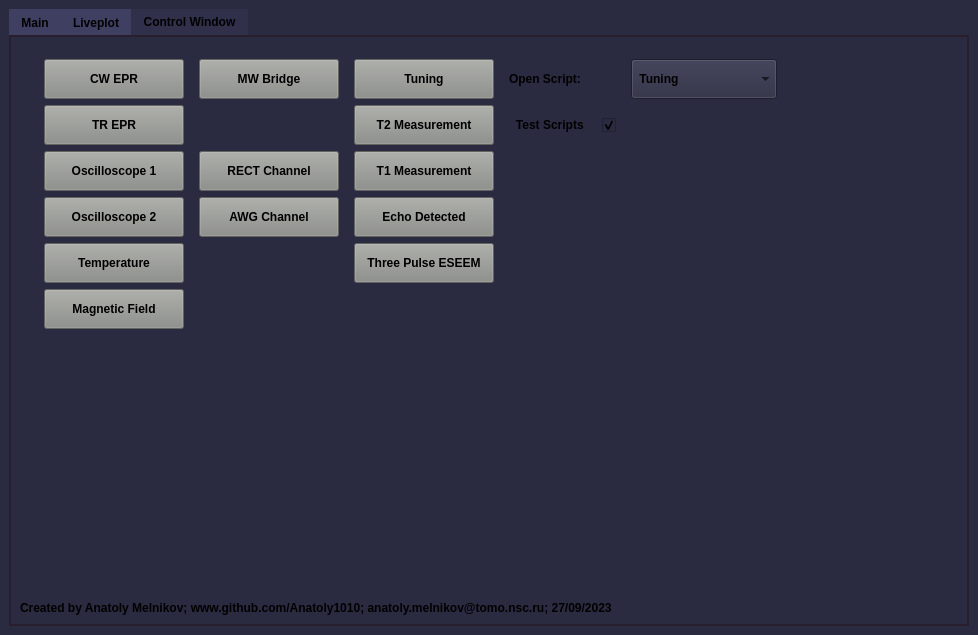
<?xml version="1.0" encoding="UTF-8"?>
<ui version="4.0">
 <class>MainWindow</class>
 <widget class="QMainWindow" name="MainWindow">
  <property name="geometry">
   <rect>
    <x>0</x>
    <y>0</y>
    <width>978</width>
    <height>635</height>
   </rect>
  </property>
  <property name="sizePolicy">
   <sizepolicy hsizetype="Expanding" vsizetype="Expanding">
    <horstretch>0</horstretch>
    <verstretch>0</verstretch>
   </sizepolicy>
  </property>
  <property name="minimumSize">
   <size>
    <width>0</width>
    <height>0</height>
   </size>
  </property>
  <property name="font">
   <font>
    <family>Arial</family>
    <weight>75</weight>
    <bold>true</bold>
   </font>
  </property>
  <property name="windowTitle">
   <string>Atomize - Split your spectrometer apart!</string>
  </property>
  <property name="styleSheet">
   <string notr="true">background-color: rgb(42,42,64);</string>
  </property>
  <widget class="QWidget" name="centralwidget">
   <layout class="QGridLayout" name="gridLayout">
    <item row="0" column="1">
     <widget class="QTabWidget" name="tabwidget">
      <property name="font">
       <font>
        <weight>75</weight>
        <bold>true</bold>
       </font>
      </property>
      <property name="focusPolicy">
       <enum>Qt::TabFocus</enum>
      </property>
      <property name="styleSheet">
       <string notr="true">QTabWidget::pane {
    border: 1.5px solid rgb(40, 30, 45 );
}
QTabBar::tab {
	background: rgb(63, 63, 97 );
}
QTabBar::tab:selected {
    background: rgb(48, 48, 75);
}</string>
      </property>
      <property name="tabShape">
       <enum>QTabWidget::Rounded</enum>
      </property>
      <property name="currentIndex">
       <number>2</number>
      </property>
      <property name="iconSize">
       <size>
        <width>16</width>
        <height>16</height>
       </size>
      </property>
      <property name="elideMode">
       <enum>Qt::ElideNone</enum>
      </property>
      <property name="tabBarAutoHide">
       <bool>false</bool>
      </property>
      <widget class="QWidget" name="tab">
       <attribute name="title">
        <string>Main</string>
       </attribute>
       <layout class="QGridLayout" name="gridLayout_3">
        <property name="leftMargin">
         <number>8</number>
        </property>
        <property name="topMargin">
         <number>6</number>
        </property>
        <property name="rightMargin">
         <number>4</number>
        </property>
        <property name="bottomMargin">
         <number>4</number>
        </property>
        <item row="0" column="0">
         <layout class="QGridLayout" name="gridLayout_tab" rowstretch="0,0,0,0,0,0,0,0,0,0,0,0" columnstretch="0,0,0,0,0">
          <property name="sizeConstraint">
           <enum>QLayout::SetMinAndMaxSize</enum>
          </property>
          <property name="topMargin">
           <number>4</number>
          </property>
          <item row="2" column="4">
           <spacer name="horizontalSpacer_4">
            <property name="orientation">
             <enum>Qt::Horizontal</enum>
            </property>
            <property name="sizeHint" stdset="0">
             <size>
              <width>4</width>
              <height>20</height>
             </size>
            </property>
           </spacer>
          </item>
          <item row="6" column="1">
           <widget class="QPushButton" name="button_start">
            <property name="minimumSize">
             <size>
              <width>140</width>
              <height>40</height>
             </size>
            </property>
            <property name="font">
             <font>
              <weight>75</weight>
              <bold>true</bold>
             </font>
            </property>
            <property name="styleSheet">
             <string notr="true">background-color: rgb(136, 138, 133);</string>
            </property>
            <property name="text">
             <string>Start Experiment</string>
            </property>
           </widget>
          </item>
          <item row="2" column="1">
           <widget class="QPushButton" name="button_open">
            <property name="sizePolicy">
             <sizepolicy hsizetype="Minimum" vsizetype="Fixed">
              <horstretch>0</horstretch>
              <verstretch>0</verstretch>
             </sizepolicy>
            </property>
            <property name="minimumSize">
             <size>
              <width>140</width>
              <height>40</height>
             </size>
            </property>
            <property name="font">
             <font>
              <weight>75</weight>
              <bold>true</bold>
             </font>
            </property>
            <property name="styleSheet">
             <string notr="true">background-color: rgb(136, 138, 133);</string>
            </property>
            <property name="text">
             <string>Open Script</string>
            </property>
           </widget>
          </item>
          <item row="2" column="2">
           <spacer name="horizontalSpacer">
            <property name="orientation">
             <enum>Qt::Horizontal</enum>
            </property>
            <property name="sizeHint" stdset="0">
             <size>
              <width>15</width>
              <height>20</height>
             </size>
            </property>
           </spacer>
          </item>
          <item row="1" column="1">
           <spacer name="verticalSpacer_4">
            <property name="orientation">
             <enum>Qt::Vertical</enum>
            </property>
            <property name="sizeType">
             <enum>QSizePolicy::Fixed</enum>
            </property>
            <property name="sizeHint" stdset="0">
             <size>
              <width>20</width>
              <height>0</height>
             </size>
            </property>
           </spacer>
          </item>
          <item row="4" column="1">
           <widget class="QPushButton" name="button_reload">
            <property name="minimumSize">
             <size>
              <width>0</width>
              <height>40</height>
             </size>
            </property>
            <property name="font">
             <font>
              <weight>75</weight>
              <bold>true</bold>
             </font>
            </property>
            <property name="styleSheet">
             <string notr="true">background-color: rgb(136, 138, 133);</string>
            </property>
            <property name="text">
             <string>Update Script</string>
            </property>
           </widget>
          </item>
          <item row="1" column="0">
           <spacer name="verticalSpacer_6">
            <property name="orientation">
             <enum>Qt::Vertical</enum>
            </property>
            <property name="sizeType">
             <enum>QSizePolicy::Fixed</enum>
            </property>
            <property name="sizeHint" stdset="0">
             <size>
              <width>20</width>
              <height>3</height>
             </size>
            </property>
           </spacer>
          </item>
          <item row="1" column="3" rowspan="10">
           <widget class="CodeEditor" name="textEdit">
            <property name="sizePolicy">
             <sizepolicy hsizetype="Expanding" vsizetype="Expanding">
              <horstretch>100</horstretch>
              <verstretch>100</verstretch>
             </sizepolicy>
            </property>
            <property name="font">
             <font>
              <family>Arial</family>
              <pointsize>11</pointsize>
              <weight>50</weight>
              <bold>false</bold>
             </font>
            </property>
            <property name="focusPolicy">
             <enum>Qt::StrongFocus</enum>
            </property>
            <property name="contextMenuPolicy">
             <enum>Qt::CustomContextMenu</enum>
            </property>
            <property name="autoFillBackground">
             <bool>false</bool>
            </property>
            <property name="styleSheet">
             <string notr="true"/>
            </property>
            <property name="frameShape">
             <enum>QFrame::Box</enum>
            </property>
            <property name="frameShadow">
             <enum>QFrame::Sunken</enum>
            </property>
            <property name="lineWidth">
             <number>1</number>
            </property>
            <property name="midLineWidth">
             <number>0</number>
            </property>
            <property name="verticalScrollBarPolicy">
             <enum>Qt::ScrollBarAsNeeded</enum>
            </property>
            <property name="horizontalScrollBarPolicy">
             <enum>Qt::ScrollBarAsNeeded</enum>
            </property>
            <property name="sizeAdjustPolicy">
             <enum>QAbstractScrollArea::AdjustToContents</enum>
            </property>
            <property name="readOnly">
             <bool>false</bool>
            </property>
           </widget>
          </item>
          <item row="0" column="1">
           <spacer name="verticalSpacer_5">
            <property name="orientation">
             <enum>Qt::Vertical</enum>
            </property>
            <property name="sizeType">
             <enum>QSizePolicy::Fixed</enum>
            </property>
            <property name="sizeHint" stdset="0">
             <size>
              <width>20</width>
              <height>3</height>
             </size>
            </property>
           </spacer>
          </item>
          <item row="11" column="0" colspan="4">
           <widget class="CodeEditor" name="text_errors">
            <property name="minimumSize">
             <size>
              <width>0</width>
              <height>200</height>
             </size>
            </property>
            <property name="font">
             <font>
              <family>Arial</family>
              <pointsize>9</pointsize>
              <weight>50</weight>
              <bold>false</bold>
              <kerning>false</kerning>
             </font>
            </property>
            <property name="mouseTracking">
             <bool>false</bool>
            </property>
            <property name="focusPolicy">
             <enum>Qt::StrongFocus</enum>
            </property>
            <property name="contextMenuPolicy">
             <enum>Qt::CustomContextMenu</enum>
            </property>
            <property name="styleSheet">
             <string notr="true"/>
            </property>
            <property name="frameShape">
             <enum>QFrame::Box</enum>
            </property>
            <property name="frameShadow">
             <enum>QFrame::Sunken</enum>
            </property>
            <property name="lineWidth">
             <number>1</number>
            </property>
            <property name="verticalScrollBarPolicy">
             <enum>Qt::ScrollBarAsNeeded</enum>
            </property>
            <property name="sizeAdjustPolicy">
             <enum>QAbstractScrollArea::AdjustToContentsOnFirstShow</enum>
            </property>
            <property name="readOnly">
             <bool>true</bool>
            </property>
            <property name="textInteractionFlags">
             <set>Qt::TextSelectableByMouse</set>
            </property>
           </widget>
          </item>
          <item row="3" column="1">
           <widget class="QPushButton" name="button_edit">
            <property name="minimumSize">
             <size>
              <width>140</width>
              <height>40</height>
             </size>
            </property>
            <property name="font">
             <font>
              <weight>75</weight>
              <bold>true</bold>
             </font>
            </property>
            <property name="styleSheet">
             <string notr="true">background-color: rgb(136, 138, 133);</string>
            </property>
            <property name="text">
             <string>Edit Script</string>
            </property>
           </widget>
          </item>
          <item row="9" column="1" rowspan="2">
           <spacer name="verticalSpacer">
            <property name="orientation">
             <enum>Qt::Vertical</enum>
            </property>
            <property name="sizeHint" stdset="0">
             <size>
              <width>20</width>
              <height>56</height>
             </size>
            </property>
           </spacer>
          </item>
          <item row="8" column="1">
           <widget class="QPushButton" name="button_quit">
            <property name="minimumSize">
             <size>
              <width>0</width>
              <height>40</height>
             </size>
            </property>
            <property name="font">
             <font>
              <weight>75</weight>
              <bold>true</bold>
             </font>
            </property>
            <property name="styleSheet">
             <string notr="true">background-color: rgb(136, 138, 133);</string>
            </property>
            <property name="text">
             <string>Quit</string>
            </property>
           </widget>
          </item>
          <item row="9" column="2" rowspan="2">
           <spacer name="verticalSpacer_3">
            <property name="orientation">
             <enum>Qt::Vertical</enum>
            </property>
            <property name="sizeHint" stdset="0">
             <size>
              <width>20</width>
              <height>40</height>
             </size>
            </property>
           </spacer>
          </item>
          <item row="2" column="0">
           <spacer name="horizontalSpacer_2">
            <property name="orientation">
             <enum>Qt::Horizontal</enum>
            </property>
            <property name="sizeHint" stdset="0">
             <size>
              <width>15</width>
              <height>20</height>
             </size>
            </property>
           </spacer>
          </item>
          <item row="5" column="1">
           <widget class="QPushButton" name="button_test">
            <property name="minimumSize">
             <size>
              <width>0</width>
              <height>40</height>
             </size>
            </property>
            <property name="font">
             <font>
              <weight>75</weight>
              <bold>true</bold>
             </font>
            </property>
            <property name="styleSheet">
             <string notr="true">background-color: rgb(136, 138, 133);</string>
            </property>
            <property name="text">
             <string>Test Script</string>
            </property>
           </widget>
          </item>
          <item row="7" column="1">
           <widget class="QPushButton" name="button_help">
            <property name="minimumSize">
             <size>
              <width>0</width>
              <height>40</height>
             </size>
            </property>
            <property name="font">
             <font>
              <weight>75</weight>
              <bold>true</bold>
             </font>
            </property>
            <property name="styleSheet">
             <string notr="true">background-color: rgb(136, 138, 133);</string>
            </property>
            <property name="text">
             <string>Help</string>
            </property>
           </widget>
          </item>
         </layout>
        </item>
        <item row="1" column="0">
         <widget class="QLabel" name="label_filename">
          <property name="font">
           <font>
            <weight>75</weight>
            <bold>true</bold>
           </font>
          </property>
          <property name="text">
           <string> No experimental script is opened</string>
          </property>
         </widget>
        </item>
       </layout>
      </widget>
      <widget class="QWidget" name="tab_liveplot">
       <attribute name="title">
        <string>Liveplot</string>
       </attribute>
       <layout class="QGridLayout" name="gridLayout_6">
        <item row="0" column="0">
         <layout class="QGridLayout" name="gridLayout_tab_liveplot">
          <property name="sizeConstraint">
           <enum>QLayout::SetFixedSize</enum>
          </property>
         </layout>
        </item>
       </layout>
      </widget>
      <widget class="QWidget" name="tab_control">
       <attribute name="title">
        <string>Control Window</string>
       </attribute>
       <layout class="QGridLayout" name="gridLayout_4">
        <item row="0" column="1">
         <spacer name="verticalSpacer_8">
          <property name="orientation">
           <enum>Qt::Vertical</enum>
          </property>
          <property name="sizeType">
           <enum>QSizePolicy::Fixed</enum>
          </property>
          <property name="sizeHint" stdset="0">
           <size>
            <width>20</width>
            <height>3</height>
           </size>
          </property>
         </spacer>
        </item>
        <item row="3" column="0" colspan="6">
         <widget class="QLabel" name="label_creator">
          <property name="font">
           <font>
            <weight>75</weight>
            <bold>true</bold>
           </font>
          </property>
          <property name="text">
           <string>Created by Anatoly Melnikov; www.github.com/Anatoly1010; anatoly.melnikov@tomo.nsc.ru; 27/09/2023</string>
          </property>
         </widget>
        </item>
        <item row="2" column="5">
         <spacer name="horizontalSpacer_3">
          <property name="orientation">
           <enum>Qt::Horizontal</enum>
          </property>
          <property name="sizeHint" stdset="0">
           <size>
            <width>40</width>
            <height>20</height>
           </size>
          </property>
         </spacer>
        </item>
        <item row="1" column="1">
         <layout class="QGridLayout" name="gridLayout_tab_control">
          <property name="horizontalSpacing">
           <number>15</number>
          </property>
          <item row="4" column="3">
           <spacer name="horizontalSpacer_8">
            <property name="orientation">
             <enum>Qt::Horizontal</enum>
            </property>
            <property name="sizeType">
             <enum>QSizePolicy::Fixed</enum>
            </property>
            <property name="sizeHint" stdset="0">
             <size>
              <width>100</width>
              <height>20</height>
             </size>
            </property>
           </spacer>
          </item>
          <item row="1" column="1">
           <widget class="QPushButton" name="button_mw">
            <property name="minimumSize">
             <size>
              <width>0</width>
              <height>40</height>
             </size>
            </property>
            <property name="font">
             <font>
              <weight>75</weight>
              <bold>true</bold>
             </font>
            </property>
            <property name="styleSheet">
             <string notr="true">background-color: rgb(136, 138, 133);</string>
            </property>
            <property name="text">
             <string>MW Bridge</string>
            </property>
           </widget>
          </item>
          <item row="1" column="2">
           <widget class="QPushButton" name="button_tune_preset">
            <property name="minimumSize">
             <size>
              <width>0</width>
              <height>40</height>
             </size>
            </property>
            <property name="font">
             <font>
              <weight>75</weight>
              <bold>true</bold>
             </font>
            </property>
            <property name="styleSheet">
             <string notr="true">background-color: rgb(136, 138, 133);</string>
            </property>
            <property name="text">
             <string>Tuning</string>
            </property>
           </widget>
          </item>
          <item row="3" column="1">
           <widget class="QPushButton" name="button_rect">
            <property name="minimumSize">
             <size>
              <width>0</width>
              <height>40</height>
             </size>
            </property>
            <property name="font">
             <font>
              <weight>75</weight>
              <bold>true</bold>
             </font>
            </property>
            <property name="styleSheet">
             <string notr="true">background-color: rgb(136, 138, 133);</string>
            </property>
            <property name="text">
             <string>RECT Channel</string>
            </property>
           </widget>
          </item>
          <item row="7" column="0">
           <widget class="QPushButton" name="button_field">
            <property name="minimumSize">
             <size>
              <width>0</width>
              <height>40</height>
             </size>
            </property>
            <property name="font">
             <font>
              <weight>75</weight>
              <bold>true</bold>
             </font>
            </property>
            <property name="styleSheet">
             <string notr="true">background-color: rgb(136, 138, 133);</string>
            </property>
            <property name="text">
             <string>Magnetic Field</string>
            </property>
           </widget>
          </item>
          <item row="0" column="0">
           <spacer name="verticalSpacer_9">
            <property name="orientation">
             <enum>Qt::Vertical</enum>
            </property>
            <property name="sizeType">
             <enum>QSizePolicy::Fixed</enum>
            </property>
            <property name="sizeHint" stdset="0">
             <size>
              <width>20</width>
              <height>10</height>
             </size>
            </property>
           </spacer>
          </item>
          <item row="6" column="0">
           <widget class="QPushButton" name="button_temp">
            <property name="minimumSize">
             <size>
              <width>140</width>
              <height>40</height>
             </size>
            </property>
            <property name="font">
             <font>
              <weight>75</weight>
              <bold>true</bold>
             </font>
            </property>
            <property name="styleSheet">
             <string notr="true">background-color: rgb(136, 138, 133);</string>
            </property>
            <property name="text">
             <string>Temperature</string>
            </property>
           </widget>
          </item>
          <item row="2" column="0">
           <widget class="QPushButton" name="button_tr">
            <property name="minimumSize">
             <size>
              <width>140</width>
              <height>40</height>
             </size>
            </property>
            <property name="font">
             <font>
              <weight>75</weight>
              <bold>true</bold>
             </font>
            </property>
            <property name="styleSheet">
             <string notr="true">background-color: rgb(136, 138, 133);</string>
            </property>
            <property name="text">
             <string>TR EPR</string>
            </property>
           </widget>
          </item>
          <item row="1" column="0">
           <widget class="QPushButton" name="button_cw">
            <property name="minimumSize">
             <size>
              <width>140</width>
              <height>40</height>
             </size>
            </property>
            <property name="font">
             <font>
              <weight>75</weight>
              <bold>true</bold>
             </font>
            </property>
            <property name="styleSheet">
             <string notr="true">background-color: rgb(136, 138, 133);</string>
            </property>
            <property name="text">
             <string>CW EPR</string>
            </property>
           </widget>
          </item>
          <item row="3" column="0">
           <widget class="QPushButton" name="button_osc">
            <property name="minimumSize">
             <size>
              <width>140</width>
              <height>40</height>
             </size>
            </property>
            <property name="font">
             <font>
              <weight>75</weight>
              <bold>true</bold>
             </font>
            </property>
            <property name="styleSheet">
             <string notr="true">background-color: rgb(136, 138, 133);</string>
            </property>
            <property name="text">
             <string>Oscilloscope 1</string>
            </property>
           </widget>
          </item>
          <item row="4" column="0">
           <widget class="QPushButton" name="button_osc2">
            <property name="minimumSize">
             <size>
              <width>140</width>
              <height>40</height>
             </size>
            </property>
            <property name="font">
             <font>
              <weight>75</weight>
              <bold>true</bold>
             </font>
            </property>
            <property name="styleSheet">
             <string notr="true">background-color: rgb(136, 138, 133);</string>
            </property>
            <property name="text">
             <string>Oscilloscope 2</string>
            </property>
           </widget>
          </item>
          <item row="1" column="3">
           <widget class="QLabel" name="label">
            <property name="font">
             <font>
              <weight>75</weight>
              <bold>true</bold>
             </font>
            </property>
            <property name="text">
             <string>Open Script:</string>
            </property>
           </widget>
          </item>
          <item row="4" column="2">
           <widget class="QPushButton" name="button_ed">
            <property name="minimumSize">
             <size>
              <width>0</width>
              <height>40</height>
             </size>
            </property>
            <property name="font">
             <font>
              <weight>75</weight>
              <bold>true</bold>
             </font>
            </property>
            <property name="styleSheet">
             <string notr="true">background-color: rgb(136, 138, 133);</string>
            </property>
            <property name="text">
             <string>Echo Detected</string>
            </property>
           </widget>
          </item>
          <item row="2" column="2">
           <widget class="QPushButton" name="button_t2">
            <property name="minimumSize">
             <size>
              <width>0</width>
              <height>40</height>
             </size>
            </property>
            <property name="font">
             <font>
              <weight>75</weight>
              <bold>true</bold>
             </font>
            </property>
            <property name="styleSheet">
             <string notr="true">background-color: rgb(136, 138, 133);</string>
            </property>
            <property name="text">
             <string>T2 Measurement</string>
            </property>
           </widget>
          </item>
          <item row="3" column="2">
           <widget class="QPushButton" name="button_t1">
            <property name="minimumSize">
             <size>
              <width>0</width>
              <height>40</height>
             </size>
            </property>
            <property name="font">
             <font>
              <weight>75</weight>
              <bold>true</bold>
             </font>
            </property>
            <property name="styleSheet">
             <string notr="true">background-color: rgb(136, 138, 133);</string>
            </property>
            <property name="text">
             <string>T1 Measurement</string>
            </property>
           </widget>
          </item>
          <item row="7" column="2">
           <spacer name="horizontalSpacer_6">
            <property name="orientation">
             <enum>Qt::Horizontal</enum>
            </property>
            <property name="sizeType">
             <enum>QSizePolicy::Fixed</enum>
            </property>
            <property name="sizeHint" stdset="0">
             <size>
              <width>140</width>
              <height>20</height>
             </size>
            </property>
           </spacer>
          </item>
          <item row="1" column="4">
           <widget class="QComboBox" name="script_chooser">
            <property name="minimumSize">
             <size>
              <width>140</width>
              <height>40</height>
             </size>
            </property>
            <property name="font">
             <font>
              <weight>75</weight>
              <bold>true</bold>
             </font>
            </property>
            <item>
             <property name="text">
              <string> Tuning</string>
             </property>
            </item>
            <item>
             <property name="text">
              <string> T2 Echo Shape</string>
             </property>
            </item>
            <item>
             <property name="text">
              <string> ED Spectrum</string>
             </property>
            </item>
            <item>
             <property name="text">
              <string> ESEEM Echo Shape</string>
             </property>
            </item>
           </widget>
          </item>
          <item row="2" column="3">
           <widget class="QCheckBox" name="checkTests">
            <property name="font">
             <font>
              <weight>75</weight>
              <bold>true</bold>
             </font>
            </property>
            <property name="layoutDirection">
             <enum>Qt::RightToLeft</enum>
            </property>
            <property name="text">
             <string>Test Scripts    </string>
            </property>
            <property name="checked">
             <bool>true</bool>
            </property>
           </widget>
          </item>
          <item row="6" column="2">
           <widget class="QPushButton" name="button_eseem">
            <property name="minimumSize">
             <size>
              <width>0</width>
              <height>40</height>
             </size>
            </property>
            <property name="font">
             <font>
              <weight>75</weight>
              <bold>true</bold>
             </font>
            </property>
            <property name="styleSheet">
             <string notr="true">background-color: rgb(136, 138, 133);</string>
            </property>
            <property name="text">
             <string>Three Pulse ESEEM</string>
            </property>
           </widget>
          </item>
          <item row="6" column="1">
           <spacer name="horizontalSpacer_7">
            <property name="orientation">
             <enum>Qt::Horizontal</enum>
            </property>
            <property name="sizeType">
             <enum>QSizePolicy::Fixed</enum>
            </property>
            <property name="sizeHint" stdset="0">
             <size>
              <width>140</width>
              <height>20</height>
             </size>
            </property>
           </spacer>
          </item>
          <item row="4" column="1">
           <widget class="QPushButton" name="button_awg">
            <property name="minimumSize">
             <size>
              <width>0</width>
              <height>40</height>
             </size>
            </property>
            <property name="font">
             <font>
              <weight>75</weight>
              <bold>true</bold>
             </font>
            </property>
            <property name="styleSheet">
             <string notr="true">background-color: rgb(136, 138, 133);</string>
            </property>
            <property name="text">
             <string>AWG Channel</string>
            </property>
           </widget>
          </item>
         </layout>
        </item>
        <item row="1" column="0">
         <spacer name="horizontalSpacer_5">
          <property name="orientation">
           <enum>Qt::Horizontal</enum>
          </property>
          <property name="sizeType">
           <enum>QSizePolicy::Fixed</enum>
          </property>
          <property name="sizeHint" stdset="0">
           <size>
            <width>18</width>
            <height>20</height>
           </size>
          </property>
         </spacer>
        </item>
        <item row="2" column="1">
         <spacer name="verticalSpacer_2">
          <property name="orientation">
           <enum>Qt::Vertical</enum>
          </property>
          <property name="sizeHint" stdset="0">
           <size>
            <width>20</width>
            <height>40</height>
           </size>
          </property>
         </spacer>
        </item>
        <item row="2" column="4">
         <spacer name="verticalSpacer_7">
          <property name="orientation">
           <enum>Qt::Vertical</enum>
          </property>
          <property name="sizeHint" stdset="0">
           <size>
            <width>20</width>
            <height>40</height>
           </size>
          </property>
         </spacer>
        </item>
       </layout>
      </widget>
     </widget>
    </item>
   </layout>
  </widget>
 </widget>
 <customwidgets>
  <customwidget>
   <class>CodeEditor</class>
   <extends>QPlainTextEdit</extends>
   <header location="global">codeeditor.h</header>
  </customwidget>
 </customwidgets>
 <resources/>
 <connections/>
</ui>
